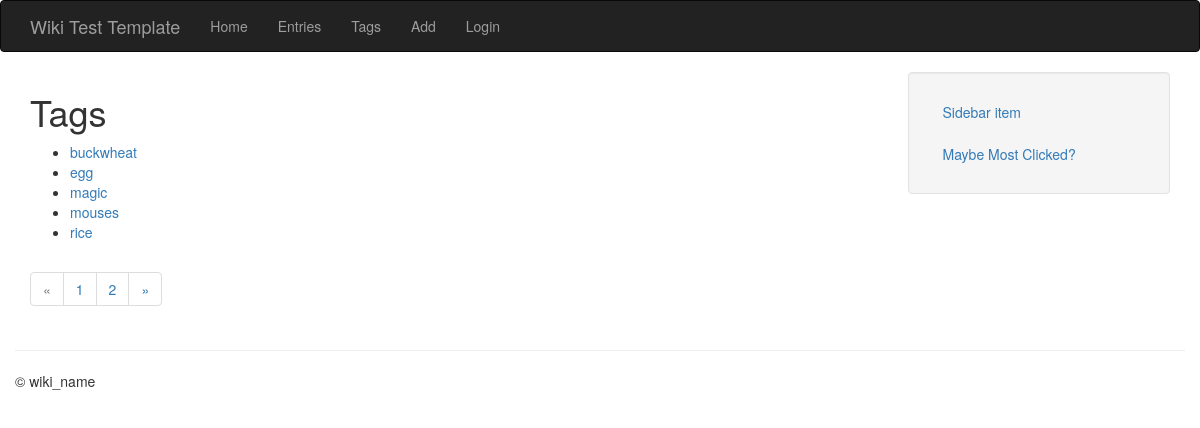
/entries/tags/, run on an earlier commit of the app's database.
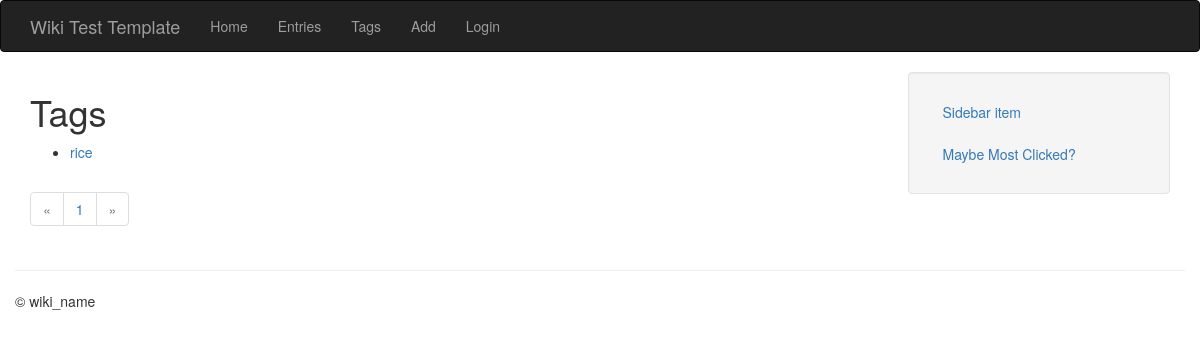
And on a later commit of the database.
### models.py (models this page shows, shortened)
class Tag(db.Model):
    id = db.Column(db.Integer, primary_key = True)
    name = db.Column(db.String(64))
    slug = db.Column(db.String(64), unique = True)

### entries/blueprint.py (the view)
@entries.route('/tags/')
def tag_index():
    tags = Tag.query.order_by(Tag.name)
    return object_list('entries/tag_index.html', tags)

### app.py (called while the page is built)
@app.before_request
def _before_request():
    g.user = current_user

### helpers.py (called while the page is built)
def object_list(template_name, query, paginate_by=5, **context):
    page = request.args.get('page')
    if page and page.isdigit():
        page = int(page)
    else:
        page = 1
    object_list = query.paginate(page, paginate_by)
    return render_template(template_name, object_list=object_list, **context)

### entries/templates/entries/tag_index.html (shortened to what this page needs)
{% extends "base.html" %}
{% block content_title %}Tags{% endblock %}
{% block content %}
    <ul>
        {% for tag in object_list.items %}
        <li><a href="{{ url_for('entries.tag_detail', slug=tag.slug)}}">{{ tag.name }}</a></li>
        {% endfor %}
    </ul>
    {% include "includes/page_links.html" %}
{% endblock %}

### templates/base.html (shortened to what this page needs)
<!DOCTYPE html>
<html lang="en">
    <head>
        <link rel="stylesheet" href="//netdna.bootstrapcdn.com/bootstrap/3.1.0/css/bootstrap.min.css">
    </head>
    <body class="{% block body_class %}{% endblock %}">
        <div class="navbar navbar-inverse" role="navigation">
            <div class="container">
                <div class="navbar-header">
                <a class="navbar-brand" href="#">{% block branding %} Wiki Test Template {% endblock %}</a>
                </div>
                <div class = "collapse navbar-collapse">
                    <ul class="nav navbar-nav">
                        <li><a href="{{ url_for('homepage') }}">Home</a></li>
                        <li><a href="{{ url_for('entries.index') }}">Entries</a></li>
                        <li><a href="{{ url_for('entries.tag_index') }}">Tags</a></li>
                        <li><a href="{{ url_for('entries.create') }}">Add</a></li>
                        {% if g.user.is_authenticated %}
                        <li><a href="{{ url_for('logout', next=request.path) }}">Logout</a></li>
                        {% else %}
                        <li><a href="{{ url_for('login', next=request.path) }}">Login</a></li>
                        {% endif %}
                    </ul>
                </div>
            </div>
        </div>
        <div class="container">
            <div class="row">
                <div class="col-md-9">
                    <h1>{% block content_title %}{% endblock %}</h1>
                    {% block content %}
                    {% endblock %}
                </div>
                <div class="col-md-3">
                    {% block sidebar %}
                    <ul class="well nav nav-stacked">
                        <li><a href="#">Sidebar item</a></li>
                        <li><a href="#">Maybe Most Clicked?</a></li>
                    </ul>
                    {% endblock %}
                </div>
            </div>
            <div class="row">
                <hr />
                <footer>
                    <p>&copy; wiki_name</p>
                </footer>
            </div>
        </div>
    </body>
</html>

### templates/includes/page_links.html
<ul class="pagination">
    <li {% if not object_list.has_prev %} class="disabled" {% endif %}>
        {% if not object_list.has_prev %}
        <a href="./?page={{ object_list.prev_num }}">&laquo;</a>
        {% else %}
        <a href="#">&laquo;</a>
        {% endif %}
    </li>
    {% for page in object_list.iter_pages() %}
    <li>
        {% if page %}
        <a {% if page == object_list.page %}class="active" {% endif %}
        href="./?page={{ page }}">{{ page }}</a>
        {% else %}
        <a class="disabled">...</a>
        {% endif %}
    </li>
    {% endfor %}
    <li {% if not object_list.has_next %} class="disabled"{% endif %}>
        {% if object_list.has_next %}
        <a href="./>page={{ object_list.next_num }}">&raquo;</a>
        {% else %}
        <a href="#">&raquo;</a>
        {% endif %}
    </li>
</ul>

What changed in the data, as far as the page shows it:
removed Tag: name "buckwheat"
removed Tag: name "egg"
removed Tag: name "magic"
removed Tag: name "mouses"
Also different on the page:
list line gone: "2"
